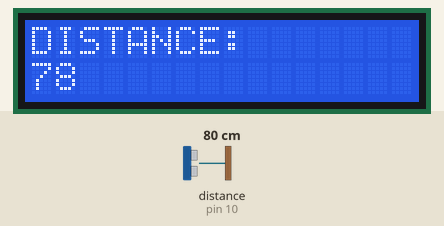
A sketch run on a simulated Arduino Uno, built with avr-gcc and run on an emulated ATmega328P. Shown: 16×2 character LCD. Wiring (inferred from the names in the program): ultrasonic range finder: trigger pin 9; echo pin 10. Inputs (shaded band) come from the test bench; at power-on: distance to the obstacle (sensor on pin 10) 80 cm. The echo pulse lasts 58.3 µs per cm.

Above: at 1.2 s.
1.3 s: distance to the obstacle (sensor on pin 10) set to 4 cm
At 1.8 s:
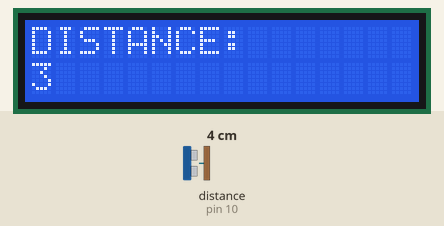
4.3 s: distance to the obstacle (sensor on pin 10) set to 2 cm
At 5.2 s:
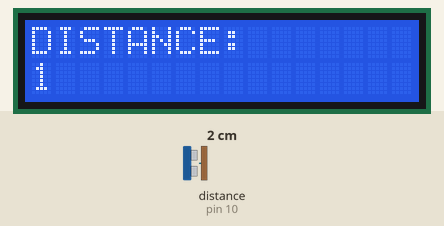
5.9 s: distance to the obstacle (sensor on pin 10) set to 9 cm
At 6.3 s:
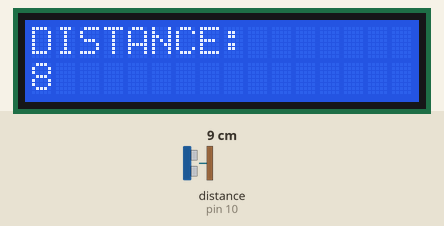
Timing chart, 0 to 8.9 s (numbered marks = the images above; inputs shaded):
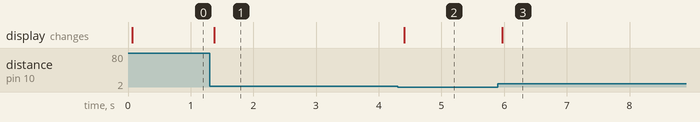

The sketch:

Lab5_3.ino
```cpp
#include <LiquidCrystal.h>

const int RSPin = 12;
const int EPin = 11;
const int D4Pin = 5;
const int D5Pin = 4;
const int D6Pin = 3;
const int D7Pin = 2;

LiquidCrystal lcd(RSPin, EPin, D4Pin, D5Pin, D6Pin, D7Pin);

const int trigPin = 9;
const int echoPin = 10;

long duration;
long distance;

void setup() {
  // put your setup code here, to run once:
  pinMode(trigPin, OUTPUT);
  pinMode(echoPin, INPUT);
  lcd.begin(16, 2);
}

void loop() {
  // put your main code here, to run repeatedly:
  digitalWrite(trigPin, LOW);
  delayMicroseconds(2);
  digitalWrite(trigPin, HIGH);
  delayMicroseconds(10);
  digitalWrite(trigPin, LOW);
  duration = pulseIn(echoPin, HIGH);
  distance = duration * 0.034 / 2;
  lcd.clear();
  lcd.print("DISTANCE:");
  lcd.setCursor(0, 1);
  lcd.print(distance);
  delay(100);
}
```

Measured:
- after the input at 1.3 s, the display: changes after 0.08 s (image 1)
- after the input at 4.3 s, the display: changes after 0.10 s (image 2)
- after the input at 5.9 s, the display: changes after 0.07 s (image 3)
